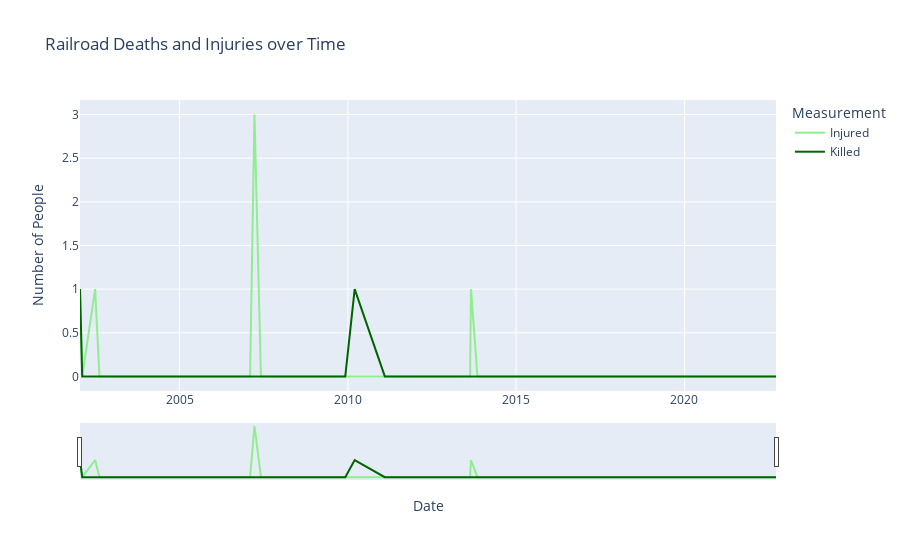

The notebook cell saved with this chart:
### Code cell
trains.rename(columns={'CASINJRR' : "Injured", 'CASKLDRR': "Killed"}, inplace=True)
trains.sort_values(by='DATE', inplace=True)

train_fig = px.line(trains, x='DATE', y=['Injured', 'Killed'], color_discrete_sequence=["lightgreen", "darkgreen"],
              labels={
                "value" : "Number of People",
                "DATE" : "Date",
                "variable" : "Measurement"
              }, 
              title="Railroad Deaths and Injuries over Time")
train_fig.update_xaxes(
    rangeslider_visible=True)
train_fig.show()

### Figure 1 — Plotly figure (JSON) as saved in the notebook; plotly's stock layout.template omitted (floating-point values rounded to 4 significant figures)
{"data": [{"hovertemplate": "Measurement=Injured<br>Date=%{x}<br>Number of People=%{y}<extra></extra>", "legendgroup": "Injured", "line": {"color": "lightgreen", "dash": "solid"}, "marker": {"symbol": "circle"}, "mode": "lines", "name": "Injured", "orientation": "v", "showlegend": true, "type": "scatter", "x": ["2002-01-17", "2002-02-10", "2002-06-30", "2002-06-30", "2002-08-16", "2002-11-08", "2004-04-29", "2004-04-29", "2004-05-19", "2004-06-02", "2005-02-07", "2006-02-23", "2006-07-26", "2006-11-07", "2007-02-05", "2007-03-25", "2007-06-03", "2007-06-03", "2007-10-22", "2007-12-14", "2007-12-17", "2009-07-30", "2009-08-11", "2009-12-04", "2010-03-16", "2011-02-06", "2011-04-06", "2011-06-30", "2011-10-07", "2012-10-08", "2012-10-17", "2012-11-13", "2013-08-19", "2013-08-29", "2013-11-07", "2014-02-16", "2014-12-12", "2015-03-14", "2015-08-31", "2015-08-31", "2016-04-12", "2016-10-04", "2016-11-04", "2016-11-10", "2017-01-12", "2017-02-11", "2017-07-01", "2017-09-12", "2018-10-06", "2020-04-10", "2020-04-10", "2020-10-22", "2021-01-20", "2021-05-24", "2021-09-24", "2022-07-08", "2022-08-15", "2022-09-20", "2022-09-20"], "xaxis": "x", "y": [1, 0, 1, 1, 0, 0, 0, 0, 0, 0, 0, 0, 0, 0, 0, 3, 0, 0, 0, 0, 0, 0, 0, 0, 0, 0, 0, 0, 0, 0, 0, 0, 0, 1, 0, 0, 0, 0, 0, 0, 0, 0, 0, 0, 0, 0, 0, 0, 0, 0, 0, 0, 0, 0, 0, 0, 0, 0, 0], "yaxis": "y"}, {"hovertemplate": "Measurement=Killed<br>Date=%{x}<br>Number of People=%{y}<extra></extra>", "legendgroup": "Killed", "line": {"color": "darkgreen", "dash": "solid"}, "marker": {"symbol": "circle"}, "mode": "lines", "name": "Killed", "orientation": "v", "showlegend": true, "type": "scatter", "x": ["2002-01-17", "2002-02-10", "2002-06-30", "2002-06-30", "2002-08-16", "2002-11-08", "2004-04-29", "2004-04-29", "2004-05-19", "2004-06-02", "2005-02-07", "2006-02-23", "2006-07-26", "2006-11-07", "2007-02-05", "2007-03-25", "2007-06-03", "2007-06-03", "2007-10-22", "2007-12-14", "2007-12-17", "2009-07-30", "2009-08-11", "2009-12-04", "2010-03-16", "2011-02-06", "2011-04-06", "2011-06-30", "2011-10-07", "2012-10-08", "2012-10-17", "2012-11-13", "2013-08-19", "2013-08-29", "2013-11-07", "2014-02-16", "2014-12-12", "2015-03-14", "2015-08-31", "2015-08-31", "2016-04-12", "2016-10-04", "2016-11-04", "2016-11-10", "2017-01-12", "2017-02-11", "2017-07-01", "2017-09-12", "2018-10-06", "2020-04-10", "2020-04-10", "2020-10-22", "2021-01-20", "2021-05-24", "2021-09-24", "2022-07-08", "2022-08-15", "2022-09-20", "2022-09-20"], "xaxis": "x", "y": [1, 0, 0, 0, 0, 0, 0, 0, 0, 0, 0, 0, 0, 0, 0, 0, 0, 0, 0, 0, 0, 0, 0, 0, 1, 0, 0, 0, 0, 0, 0, 0, 0, 0, 0, 0, 0, 0, 0, 0, 0, 0, 0, 0, 0, 0, 0, 0, 0, 0, 0, 0, 0, 0, 0, 0, 0, 0, 0], "yaxis": "y"}], "layout": {"legend": {"title": {"text": "Measurement"}, "tracegroupgap": 0}, "title": {"text": "Railroad Deaths and Injuries over Time"}, "xaxis": {"anchor": "y", "domain": [0, 1], "rangeslider": {"visible": true}, "title": {"text": "Date"}}, "yaxis": {"anchor": "x", "domain": [0, 1], "title": {"text": "Number of People"}}}}
